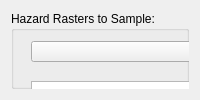
         <widget class="QWidget" name="tab_wsamp">
          <attribute name="title">
           <string>Hazard Sampler</string>
          </attribute>
          <layout class="QGridLayout" name="_9">
           <item row="1" column="0">
            <widget class="QGroupBox" name="groupBox_2">
             <property name="title">
              <string>Hazard Rasters to Sample:</string>
             </property>
             <widget class="QListWidget" name="listWidget_ras">
              <property name="geometry">
               <rect>
                <x>20</x>
                <y>70</y>
                <width>471</width>
                <height>491</height>
               </rect>
              </property>
              <property name="font">
               <font>
                <family>MS Shell Dlg 2</family>
                <pointsize>8</pointsize>
               </font>
              </property>
             </widget>
             <widget class="QPushButton" name="pushButton_clear">
              <property name="geometry">
               <rect>
                <x>520</x>
                <y>60</y>
                <width>81</width>
                <height>21</height>
               </rect>
              </property>
              <property name="text">
               <string>Clear</string>
              </property>
             </widget>
             <widget class="QPushButton" name="pushButton_remove">
              <property name="geometry">
               <rect>
                <x>520</x>
                <y>30</y>
                <width>81</width>
                <height>21</height>
               </rect>
              </property>
              <property name="text">
               <string>Remove</string>
              </property>
             </widget>
             <widget class="QgsMapLayerComboBox" name="comboBox_ras">
              <property name="geometry">
               <rect>
                <x>20</x>
                <y>30</y>
                <width>471</width>
                <height>21</height>
               </rect>
              </property>
             </widget>
             <widget class="QPushButton" name="pushButton_add_all">
              <property name="geometry">
               <rect>
                <x>520</x>
                <y>120</y>
                <width>81</width>
                <height>21</height>
               </rect>
              </property>
              <property name="text">
               <string>Add All Visible</string>
              </property>
             </widget>
             <widget class="QGroupBox" name="groupBox_15">
              <property name="geometry">
               <rect>
                <x>30</x>
                <y>600</y>
                <width>461</width>
                <height>75</height>
               </rect>
              </property>
              <property name="sizePolicy">
               <sizepolicy hsizetype="Fixed" vsizetype="Fixed">
                <horstretch>0</horstretch>
                <verstretch>0</verstretch>
               </sizepolicy>
              </property>
              <property name="minimumSize">
               <size>
                <width>0</width>
                <height>75</height>
               </size>
              </property>
              <property name="title">
               <string>Execute:</string>
              </property>
              <layout class="QHBoxLayout" name="horizontalLayout">
               <item>
                <widget class="QPushButton" name="pushButton_HSgenerate">
                 <property name="minimumSize">
                  <size>
                   <width>100</width>
                   <height>30</height>
                  </size>
                 </property>
                 <property name="palette">
                  <palette>
                   <active>
                    <colorrole role="WindowText">
                     <brush brushstyle="SolidPattern">
                      <color alpha="255">
                       <red>0</red>
                       <green>0</green>
                       <blue>0</blue>
                      </color>
                     </brush>
                    </colorrole>
                    <colorrole role="Button">
                     <brush brushstyle="SolidPattern">
                      <color alpha="255">
                       <red>255</red>
                       <green>170</green>
                       <blue>0</blue>
                      </color>
                     </brush>
                    </colorrole>
                    <colorrole role="Light">
                     <brush brushstyle="SolidPattern">
                      <color alpha="255">
                       <red>255</red>
                       <green>213</green>
                       <blue>127</blue>
                      </color>
                     </brush>
                    </colorrole>
                    <colorrole role="Midlight">
                     <brush brushstyle="SolidPattern">
                      <color alpha="255">
                       <red>255</red>
                       <green>191</green>
                       <blue>63</blue>
                      </color>
                     </brush>
                    </colorrole>
                    <colorrole role="Dark">
                     <brush brushstyle="SolidPattern">
                      <color alpha="255">
                       <red>127</red>
                       <green>85</green>
                       <blue>0</blue>
                      </color>
                     </brush>
                    </colorrole>
                    <colorrole role="Mid">
                     <brush brushstyle="SolidPattern">
                      <color alpha="255">
                       <red>170</red>
                       <green>113</green>
                       <blue>0</blue>
                      </color>
                     </brush>
                    </colorrole>
                    <colorrole role="Text">
                     <brush brushstyle="SolidPattern">
                      <color alpha="255">
                       <red>255</red>
                       <green>0</green>
                       <blue>0</blue>
                      </color>
                     </brush>
                    </colorrole>
                    <colorrole role="BrightText">
                     <brush brushstyle="SolidPattern">
                      <color alpha="255">
                       <red>255</red>
                       <green>255</green>
                       <blue>255</blue>
                      </color>
                     </brush>
                    </colorrole>
                    <colorrole role="ButtonText">
                     <brush brushstyle="SolidPattern">
                      <color alpha="255">
                       <red>0</red>
                       <green>0</green>
                       <blue>255</blue>
                      </color>
                     </brush>
                    </colorrole>
                    <colorrole role="Base">
                     <brush brushstyle="SolidPattern">
                      <color alpha="255">
                       <red>255</red>
                       <green>255</green>
                       <blue>255</blue>
                      </color>
                     </brush>
                    </colorrole>
                    <colorrole role="Window">
                     <brush brushstyle="SolidPattern">
                      <color alpha="255">
                       <red>255</red>
                       <green>170</green>
                       <blue>0</blue>
                      </color>
                     </brush>
                    </colorrole>
                    <colorrole role="Shadow">
                     <brush brushstyle="SolidPattern">
                      <color alpha="255">
                       <red>0</red>
                       <green>0</green>
                       <blue>0</blue>
                      </color>
                     </brush>
                    </colorrole>
                    <colorrole role="AlternateBase">
                     <brush brushstyle="SolidPattern">
                      <color alpha="255">
                       <red>255</red>
                       <green>212</green>
                       <blue>127</blue>
                      </color>
                     </brush>
                    </colorrole>
                    <colorrole role="ToolTipBase">
                     <brush brushstyle="SolidPattern">
                      <color alpha="255">
                       <red>255</red>
                       <green>255</green>
                       <blue>220</blue>
                      </color>
                     </brush>
                    </colorrole>
                    <colorrole role="ToolTipText">
                     <brush brushstyle="SolidPattern">
                      <color alpha="255">
                       <red>0</red>
                       <green>0</green>
                       <blue>0</blue>
                      </color>
                     </brush>
                    </colorrole>
                   </active>
                   <inactive>
                    <colorrole role="WindowText">
                     <brush brushstyle="SolidPattern">
                      <color alpha="255">
                       <red>0</red>
                       <green>0</green>
                       <blue>0</blue>
                      </color>
                     </brush>
                    </colorrole>
                    <colorrole role="Button">
                     <brush brushstyle="SolidPattern">
                      <color alpha="255">
                       <red>255</red>
                       <green>170</green>
                       <blue>0</blue>
                      </color>
                     </brush>
                    </colorrole>
                    <colorrole role="Light">
                     <brush brushstyle="SolidPattern">
                      <color alpha="255">
                       <red>255</red>
                       <green>213</green>
                       <blue>127</blue>
                      </color>
                     </brush>
                    </colorrole>
                    <colorrole role="Midlight">
                     <brush brushstyle="SolidPattern">
                      <color alpha="255">
                       <red>255</red>
                       <green>191</green>
                       <blue>63</blue>
                      </color>
                     </brush>
                    </colorrole>
                    <colorrole role="Dark">
                     <brush brushstyle="SolidPattern">
                      <color alpha="255">
                       <red>127</red>
                       <green>85</green>
                       <blue>0</blue>
                      </color>
                     </brush>
                    </colorrole>
                    <colorrole role="Mid">
                     <brush brushstyle="SolidPattern">
                      <color alpha="255">
                       <red>170</red>
                       <green>113</green>
                       <blue>0</blue>
                      </color>
                     </brush>
                    </colorrole>
                    <colorrole role="Text">
                     <brush brushstyle="SolidPattern">
                      <color alpha="255">
                       <red>255</red>
                       <green>0</green>
                       <blue>0</blue>
                      </color>
                     </brush>
                    </colorrole>
                    <colorrole role="BrightText">
                     <brush brushstyle="SolidPattern">
                      <color alpha="255">
                       <red>255</red>
                       <green>255</green>
                       <blue>255</blue>
                      </color>
                     </brush>
                    </colorrole>
                    <colorrole role="ButtonText">
                     <brush brushstyle="SolidPattern">
                      <color alpha="255">
                       <red>0</red>
                       <green>0</green>
                       <blue>255</blue>
                      </color>
                     </brush>
                    </colorrole>
                    <colorrole role="Base">
                     <brush brushstyle="SolidPattern">
                      <color alpha="255">
                       <red>255</red>
                       <green>255</green>
                       <blue>255</blue>
                      </color>
                     </brush>
                    </colorrole>
                    <colorrole role="Window">
                     <brush brushstyle="SolidPattern">
                      <color alpha="255">
                       <red>255</red>
                       <green>170</green>
                       <blue>0</blue>
                      </color>
                     </brush>
                    </colorrole>
                    <colorrole role="Shadow">
                     <brush brushstyle="SolidPattern">
                      <color alpha="255">
                       <red>0</red>
                       <green>0</green>
                       <blue>0</blue>
                      </color>
                     </brush>
                    </colorrole>
                    <colorrole role="AlternateBase">
                     <brush brushstyle="SolidPattern">
                      <color alpha="255">
                       <red>255</red>
                       <green>212</green>
                       <blue>127</blue>
                      </color>
                     </brush>
                    </colorrole>
                    <colorrole role="ToolTipBase">
                     <brush brushstyle="SolidPattern">
                      <color alpha="255">
                       <red>255</red>
                       <green>255</green>
                       <blue>220</blue>
                      </color>
                     </brush>
                    </colorrole>
                    <colorrole role="ToolTipText">
                     <brush brushstyle="SolidPattern">
                      <color alpha="255">
                       <red>0</red>
                       <green>0</green>
                       <blue>0</blue>
                      </color>
                     </brush>
                    </colorrole>
                   </inactive>
                   <disabled>
                    <colorrole role="WindowText">
                     <brush brushstyle="SolidPattern">
                      <color alpha="255">
                       <red>127</red>
                       <green>85</green>
                       <blue>0</blue>
                      </color>
                     </brush>
                    </colorrole>
                    <colorrole role="Button">
                     <brush brushstyle="SolidPattern">
                      <color alpha="255">
                       <red>255</red>
                       <green>170</green>
                       <blue>0</blue>
                      </color>
                     </brush>
                    </colorrole>
                    <colorrole role="Light">
                     <brush brushstyle="SolidPattern">
                      <color alpha="255">
                       <red>255</red>
                       <green>213</green>
                       <blue>127</blue>
                      </color>
                     </brush>
                    </colorrole>
                    <colorrole role="Midlight">
                     <brush brushstyle="SolidPattern">
                      <color alpha="255">
                       <red>255</red>
                       <green>191</green>
                       <blue>63</blue>
                      </color>
                     </brush>
                    </colorrole>
                    <colorrole role="Dark">
                     <brush brushstyle="SolidPattern">
                      <color alpha="255">
                       <red>127</red>
                       <green>85</green>
                       <blue>0</blue>
                      </color>
                     </brush>
                    </colorrole>
                    <colorrole role="Mid">
                     <brush brushstyle="SolidPattern">
                      <color alpha="255">
                       <red>170</red>
                       <green>113</green>
                       <blue>0</blue>
                      </color>
                     </brush>
                    </colorrole>
                    <colorrole role="Text">
                     <brush brushstyle="SolidPattern">
                      <color alpha="255">
                       <red>127</red>
                       <green>85</green>
                       <blue>0</blue>
                      </color>
                     </brush>
                    </colorrole>
                    <colorrole role="BrightText">
                     <brush brushstyle="SolidPattern">
                      <color alpha="255">
                       <red>255</red>
                       <green>255</green>
                       <blue>255</blue>
                      </color>
                     </brush>
                    </colorrole>
                    <colorrole role="ButtonText">
                     <brush brushstyle="SolidPattern">
                      <color alpha="255">
                       <red>127</red>
                       <green>85</green>
                       <blue>0</blue>
                      </color>
                     </brush>
                    </colorrole>
                    <colorrole role="Base">
                     <brush brushstyle="SolidPattern">
                      <color alpha="255">
                       <red>255</red>
                       <green>170</green>
                       <blue>0</blue>
                      </color>
                     </brush>
                    </colorrole>
                    <colorrole role="Window">
                     <brush brushstyle="SolidPattern">
                      <color alpha="255">
                       <red>255</red>
                       <green>170</green>
                       <blue>0</blue>
                      </color>
                     </brush>
                    </colorrole>
                    <colorrole role="Shadow">
                     <brush brushstyle="SolidPattern">
                      <color alpha="255">
                       <red>0</red>
                       <green>0</green>
                       <blue>0</blue>
                      </color>
                     </brush>
                    </colorrole>
                    <colorrole role="AlternateBase">
                     <brush brushstyle="SolidPattern">
                      <color alpha="255">
                       <red>255</red>
                       <green>170</green>
                       <blue>0</blue>
                      </color>
                     </brush>
                    </colorrole>
                    <colorrole role="ToolTipBase">
                     <brush brushstyle="SolidPattern">
                      <color alpha="255">
                       <red>255</red>
                       <green>255</green>
                       <blue>220</blue>
                      </color>
                     </brush>
                    </colorrole>
                    <colorrole role="ToolTipText">
                     <brush brushstyle="SolidPattern">
                      <color alpha="255">
                       <red>0</red>
                       <green>0</green>
                       <blue>0</blue>
                      </color>
                     </brush>
                    </colorrole>
                   </disabled>
                  </palette>
                 </property>
                 <property name="font">
                  <font>
                   <weight>75</weight>
                   <bold>true</bold>
                  </font>
                 </property>
                 <property name="text">
                  <string>Generate</string>
                 </property>
                </widget>
               </item>
               <item>
                <widget class="QCheckBox" name="checkBox_HSloadres">
                 <property name="minimumSize">
                  <size>
                   <width>300</width>
                   <height>0</height>
                  </size>
                 </property>
                 <property name="text">
                  <string>Load Results to canvas</string>
                 </property>
                </widget>
               </item>
              </layout>
             </widget>
            </widget>
           </item>
          </layout>
         </widget>
